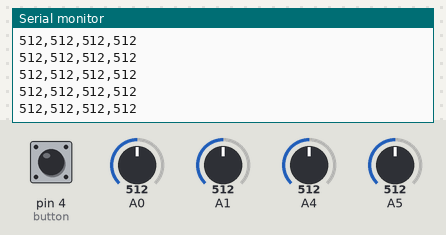
A sketch run on a simulated Arduino Uno, built with avr-gcc and run on an emulated ATmega328P. On the bench: the last lines printed to the serial monitor. The test bench sets the inputs (shaded band); at power-on: A0 = 512, A1 = 512, pin 4 (button) HIGH, A4 = 512, A5 = 512.

Above: at 1.2 s.
1.3 s: A0 set to 390
At 1.8 s:
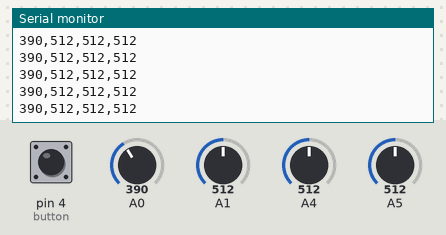
2.8 s: A1 set to 390
At 3.7 s:
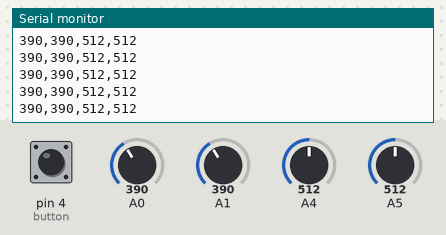
4.3 s: pin 4 (button) pulled LOW for 3.2 s
10.5 s: A4 set to 390
At 11.0 s:
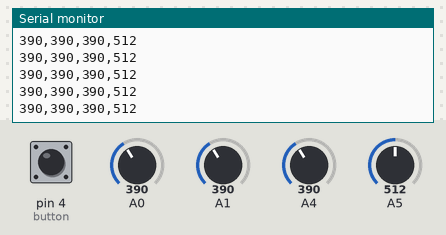
12.0 s: A5 set to 390
At 12.7 s:
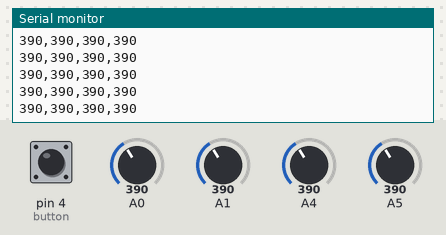
13.5 s: A0 set to 410
At 15.0 s:
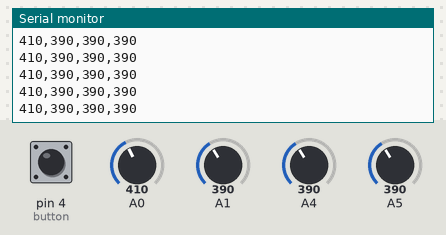
Timing chart, 0 to 16.0 s (numbered marks = the images above; inputs shaded):
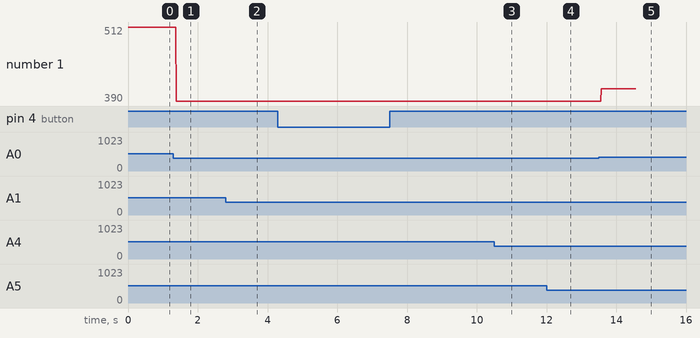

The sketch:

PiezoTest.ino
```cpp
#include "Bounce2.h"

const int button = 4;
const int sampleWindow = 50; // sample window width in mS (50 mS = 20Hz)
unsigned int sample0, sample1, piezo1, piezo2;
int mic1, mic2, button_state;
int flag = 0;

// Variables will change:
int button_counter = 0;   // counter for the number of button presses         // current state of the button
int prev_button_state = 0;     // previous state of the button


Bounce bouncer = Bounce(button,10);

void setup() {
  Serial.begin(9600);
  pinMode(button, INPUT_PULLUP);

}


//void loop() {
//   unsigned long startMillis= millis();  // start of sample window
//   unsigned int p0 = 0;   // peak-to-peak level
//   unsigned int p1 = 0;   // peak-to-peak level
//
//   unsigned int signalMax0 = 0;
//   unsigned int signalMin0 = 1024;
//   unsigned int signalMax1 = 0;
//   unsigned int signalMin1 = 1024;
//
//   // collect data for 50 mS
//   while (millis() - startMillis < sampleWindow){
//
//      piezo0 = analogRead(0);
//      piezo1 = analogRead(1);
//      sample0 = analogRead(4);
//      sample1 = analogRead(5);

//
//      if (sample0 < 1024){  // toss out spurious readings
//         if (sample0 > signalMax0){
//            signalMax0 = sample0;  // save just the max levels
//         }
//         else if (sample0 < signalMin0){
//            signalMin0 = sample0;  // save just the min levels
//         }
//      }
//
//      if (sample1 < 1024){  // toss out spurious readings
//         if (sample1 > signalMax1){
//            signalMax1 = sample1;  // save just the max levels
//         }
//         else if (sample1 < signalMin1){
//            signalMin1 = sample1;  // save just the min levels
//         }
//      }
//   }
//   p0 = signalMax0 - signalMin0;  // max - min = peak-peak amplitude
//   p1 = signalMax1 - signalMin1;  // max - min = peak-peak amplitude

//   double volts0 = (p0 * 10.0) / 1024;  // convert to volts
//   double volts1 = (p1 * 10.0) / 1024;  // convert to volts

//   double difference = abs(volts0-volts1);
//
//   Serial.print("First Mic \t");
//   Serial.println(volts0);
//   Serial.print("Second Mic \t");
//   Serial.println(volts1);
//   Serial.print("Difference \t");
//   Serial.println(difference);
//
//     double piez1 = (piezo0 * 5.0) / 1024;
//     double mic1 = (sample0*5.0) / 1024;
//     Serial.print(mic1);
//     Serial.print(",");
//     Serial.println(mic2);
//   }
//}

void loop(){

      bouncer.update();

      int button_state = bouncer.read();
      mic1 = analogRead(A4);
      mic2 = analogRead(A5);
      piezo1 = analogRead(A0);
      piezo2 = analogRead(A1);


      // compare the buttonState to its previous state
      if (button_state != prev_button_state) {
        if (button_state == HIGH) {
          for (int i = 0; i < 400; i ++){
            mic1 = analogRead(A0);
            mic2 = analogRead(A1);
            piezo1 = analogRead(A4);
            piezo2 = analogRead(A5);
            Serial.print(mic1);
            Serial.print(",");
            Serial.print(mic2);
            Serial.print(",");
            Serial.print(piezo1);
            Serial.print(",");
            Serial.println(piezo2);
          }
        }
        else if (button_state == LOW) {
          Serial.println("Off");
        }
//      delay(50);
      }

      prev_button_state = button_state;

//      if (button_counter % 2 == 0) {
//        Serial.println("button pressed");
//      }
//      else {
//        Serial.println("no button press");
//      }


//      CODE FOR SENDING ALL DATA TO PYTHON - TESTING STAGE

//      Serial.println(mic1);
//      Serial.print(",");
//      Serial.println(mic2);


/*
 *    CODE FOR THE SWALLOWING DETECTION

    if (piezo1 < 10){
      Serial.println(piezo1);
      delay(10);
    }
    else{
      Serial.println(0);
//      Serial.print(",");
//      Serial.println(piezo2);
      delay(10);
    }

*/

}
```

Measured:
- after the input at 1.3 s, the serial monitor: prints a new line after 0.08 s (image 1)
- after the input at 2.8 s, the serial monitor: prints a new line after 0.08 s (image 2)
- after the input at 10.5 s, the serial monitor: prints a new line after 0.07 s (image 3)
- after the input at 12.0 s, the serial monitor: prints a new line after 0.07 s (image 4)
- after the input at 13.5 s, the serial monitor: prints a new line after 0.08 s (image 5)
- plotted number 1: 512 → 390 after the input at 1.3 s, 390 → 410 after the input at 13.5 s
